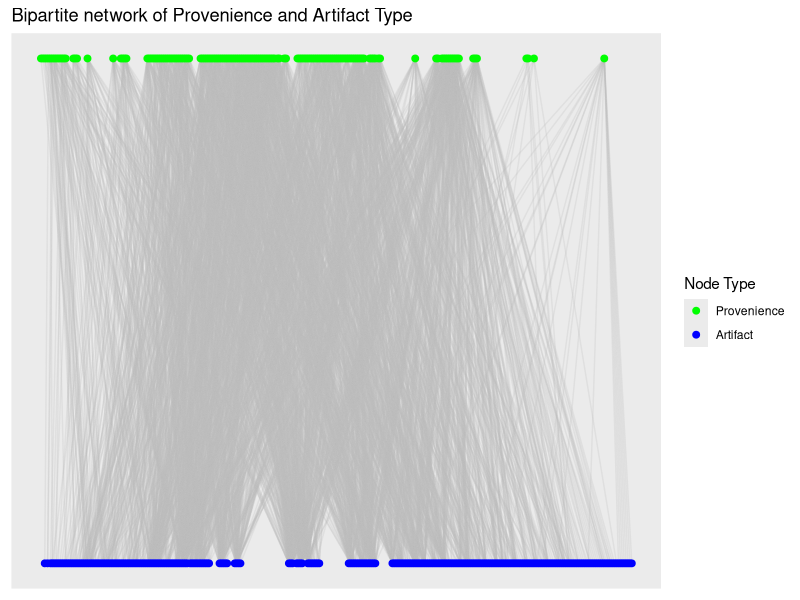
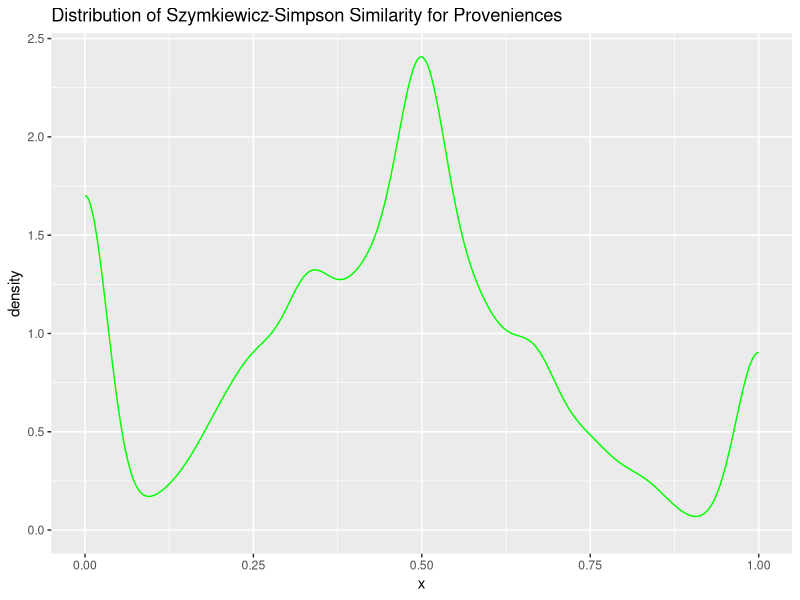
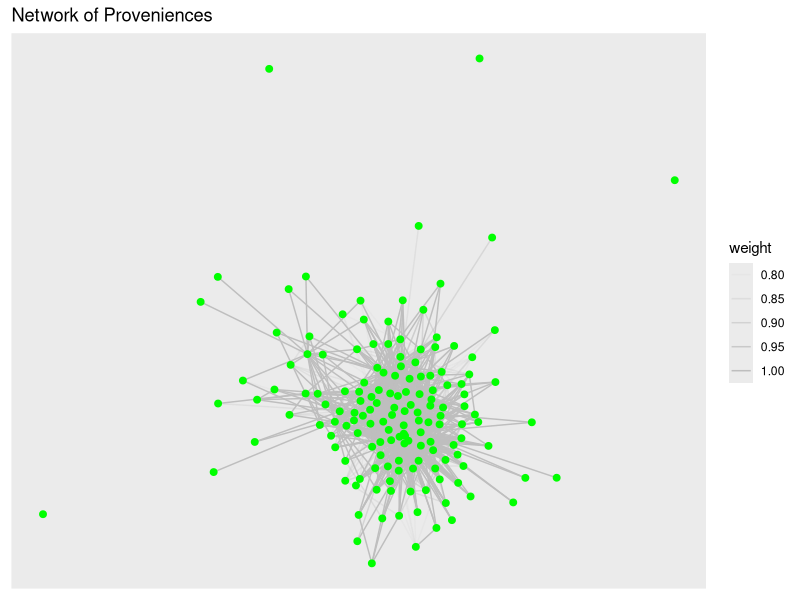
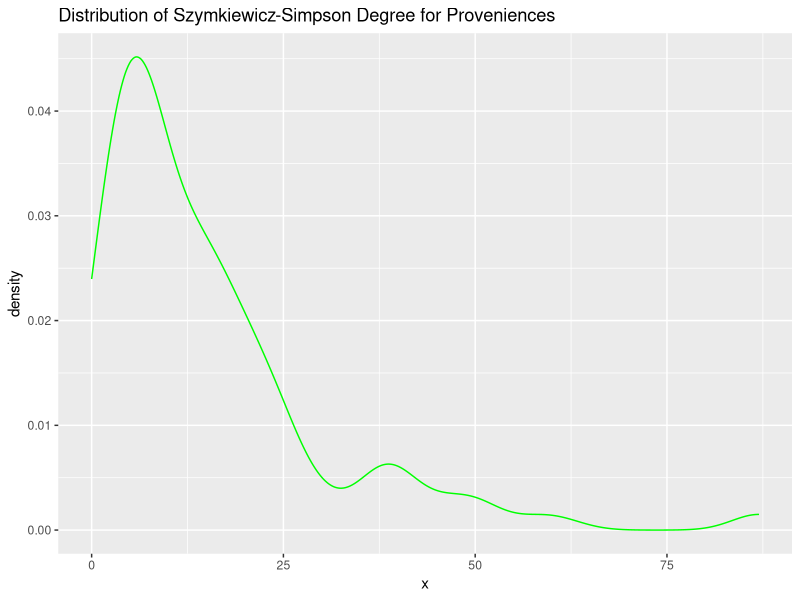
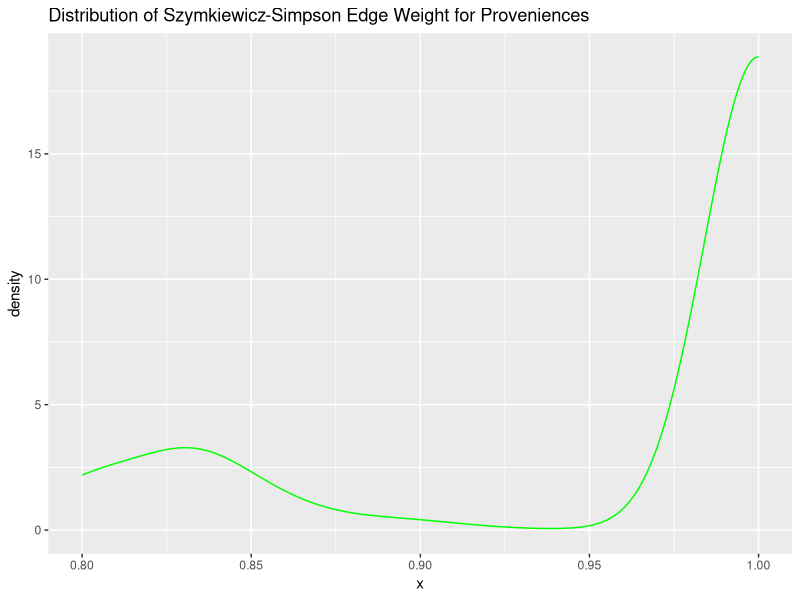
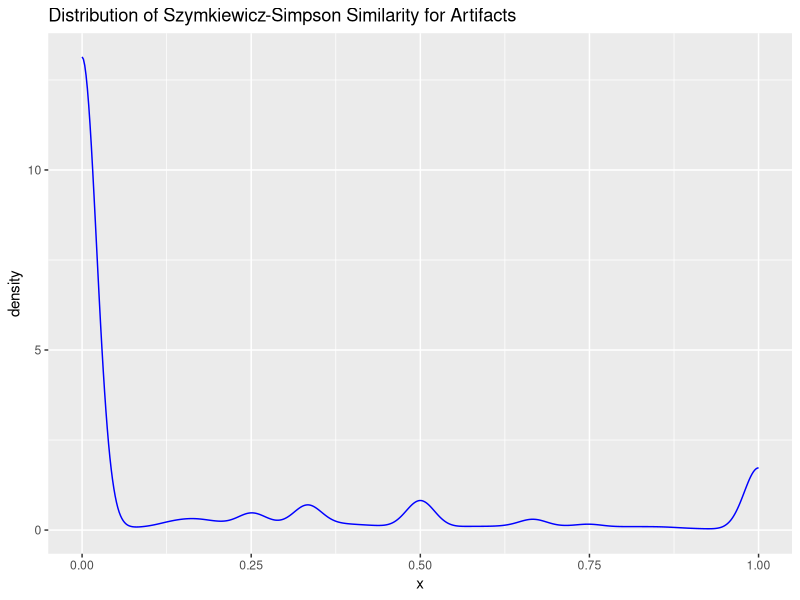
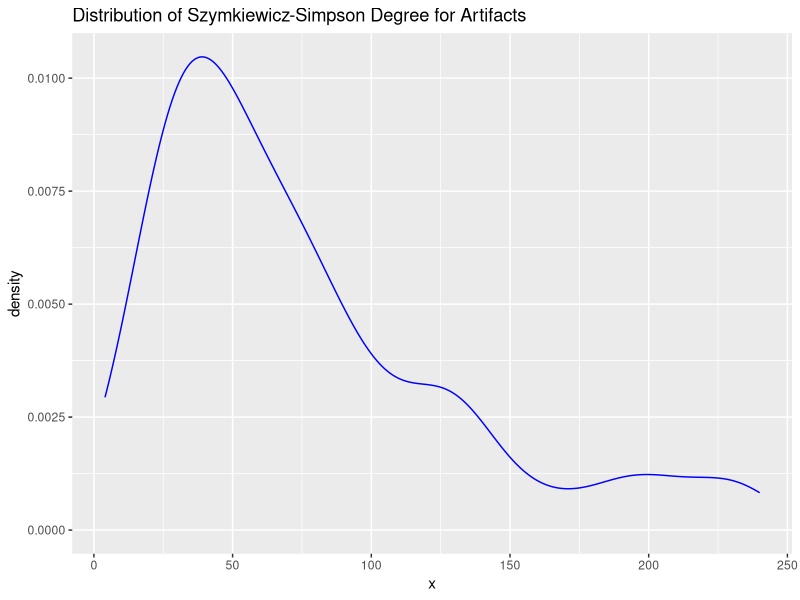
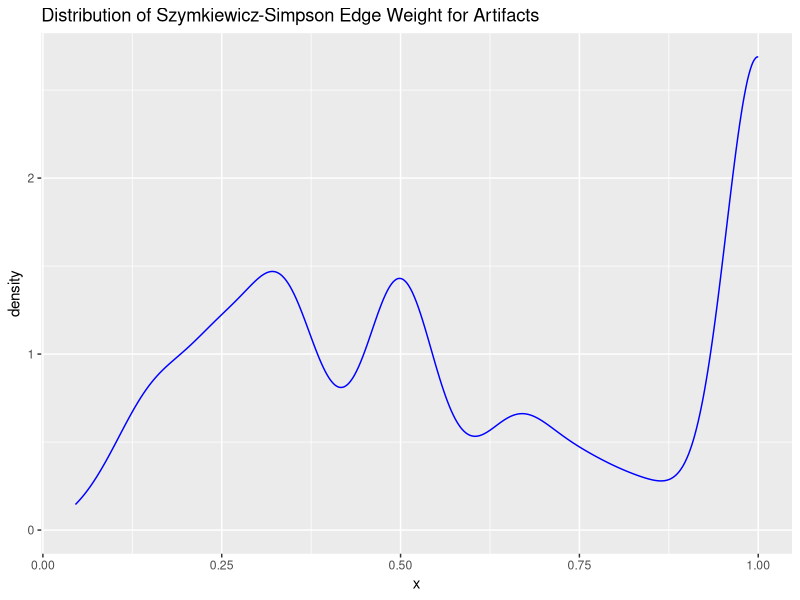

Write R code to recreate these figures, in order.

require(tidyverse)
require(igraph)
require(ggraph)

# Import data from file ---------------------------------------------------

dat <- read_csv("Catalog_SiteA.csv",
                col_select = c(LEVEL_ID, CODE))

# Create un-weighted bipartite graph --------------------------------------

g_assemblages_bpg <-
  graph_from_data_frame(unique.data.frame(select(dat, LEVEL_ID, CODE)),
                        directed = FALSE)

V(g_assemblages_bpg)$type <-
  bipartite_mapping(g_assemblages_bpg)$type

g_assemblages_bpg_layout <-
  g_assemblages_bpg %>% layout_as_bipartite()

g_assemblages_bpg %>%
  ggraph(layout = g_assemblages_bpg_layout) +
  geom_edge_link(color = "gray", alpha = 0.25) +
  geom_node_point(aes(color = type), size = 2) +
  scale_color_manual(
    values = c("green", "blue"),
    name = "Node Type",
    breaks = c(FALSE, TRUE),
    labels = c("Provenience", "Artifact")
  ) +
  ggtitle("Bipartite network of Provenience and Artifact Type")


# Create incidence matrix from bipartite graph -----------------------------

g_assemblages_bpg_inc <- as_incidence_matrix(g_assemblages_bpg)

# Project one-mode graphs with igraph --------------------------------------

g_assemblages_proj <-
  bipartite_projection(g_assemblages_bpg, multiplicity = TRUE)

g_assemblages_proj_prov <- g_assemblages_proj$proj1

g_assemblages_proj_artifact <- g_assemblages_proj$proj2

# g_assemblages_proj_prov %>%
#   ggraph(layout = "fr") +
#   geom_edge_link(color = "gray", aes(alpha = weight)) +
#   geom_node_point(color = "green", size = 2) +
#   ggtitle("Network of Proveniences")
# 
# g_assemblages_proj_artifact %>%
#   ggraph(layout = "fr") +
#   geom_edge_link(color = "gray", aes(alpha = weight)) +
#   geom_node_point(color = "blue", size = 2) +
#   ggtitle("Network of Artifact Types")


# Project one-mode graphs, Szymkiewicz-Simpson -----------------------------

overlap_coef_bin <- function(x) {
  # Calculate the pairwise sums of non-zero matrix elements to find the number
  # of intersecting elements between each input column
  bin_intersect_mat <- t(x) %*% x
  
  # Calculate the input column sums to find the individual size of each set
  col_sum <- apply(x, 2, function(xx)
    sum(xx != 0))
  
  # Find the smaller of each pair of sets by taking the matrix outer minimum
  min_set_size_mat <- outer(col_sum, col_sum, FUN = pmin)
  
  # Szymkiewicz-Simpson overlap coefficient is the pairwise intersection of two
  # sets divided by the size of the smaller set
  res <- bin_intersect_mat / min_set_size_mat
  
  # Set diagonal to identity
  diag(res) <- 1L
  
  # Assign input column names to rows and columns of return matrix
  dimnames(res) <- list(colnames(x), colnames(x))
  
  return(res)
}


## Project provenience -----------------------------------------------------

prov_adj_ssoc <- overlap_coef_bin(t(g_assemblages_bpg_inc))

prov_ssoc_vals <-
  prov_adj_ssoc[lower.tri(prov_adj_ssoc, diag = FALSE)]

ggplot(data = data.frame(x = c(prov_ssoc_vals)), aes(x = x)) +
  geom_density(color = "green") +
  ggtitle("Distribution of Szymkiewicz-Simpson Similarity for Proveniences")

g_assemblages_proj_prov_oc <-
  graph_from_adjacency_matrix(ifelse(prov_adj_ssoc < 0.8, 0, prov_adj_ssoc),
                              mode = "undirected",
                              weighted = TRUE,
                              diag = FALSE)

g_assemblages_proj_prov_oc %>%
  ggraph(layout = "fr") +
  geom_edge_link(color = "gray", aes(alpha = weight)) +
  geom_node_point(color = "green", size = 2) +
  ggtitle("Network of Proveniences")

ggplot(data = data.frame(x = degree(g_assemblages_proj_prov_oc)), aes(x = x)) +
  geom_density(color = "green") +
  ggtitle("Distribution of Szymkiewicz-Simpson Degree for Proveniences")

ggplot(data = data.frame(x = E(g_assemblages_proj_prov_oc)$weight), aes(x = x)) +
  geom_density(color = "green") +
  ggtitle("Distribution of Szymkiewicz-Simpson Edge Weight for Proveniences")


## Project artifact types --------------------------------------------------

artifact_adj_ssoc <- overlap_coef_bin(g_assemblages_bpg_inc)

artifact_ssoc_vals <-
  artifact_adj_ssoc[lower.tri(artifact_adj_ssoc, diag = FALSE)]

ggplot(data = data.frame(x = c(artifact_ssoc_vals)), aes(x = x)) +
  geom_density(color = "blue") +
  ggtitle("Distribution of Szymkiewicz-Simpson Similarity for Artifacts")

g_assemblages_proj_artifact_oc <-
  graph_from_adjacency_matrix(
    artifact_adj_ssoc,
    mode = "undirected",
    weighted = TRUE,
    diag = FALSE
  )

# g_assemblages_proj_artifact_oc %>%
#   ggraph(layout = "kk") +
#   geom_edge_link(color = "gray", aes(alpha = weight)) +
#   geom_node_point(color = "blue", size = 2) +
#   ggtitle("Network of Artifacts")

ggplot(data = data.frame(x = degree(g_assemblages_proj_artifact_oc)), aes(x = x)) +
  geom_density(color = "blue") +
  ggtitle("Distribution of Szymkiewicz-Simpson Degree for Artifacts")

ggplot(data = data.frame(x = E(g_assemblages_proj_artifact_oc)$weight), aes(x = x)) +
  geom_density(color = "blue") +
  ggtitle("Distribution of Szymkiewicz-Simpson Edge Weight for Artifacts")


# Project one-mode graphs, Sorenson-Dice -----------------------------------

soren_dice_sim_bin <- function(x) {
  # Calculate the pairwise sums of non-zero matrix elements to find the number
  # of intersecting elements between each input column
  bin_intersect_mat <- t(x) %*% x
  
  # Calculate the input column sums, to find the individual size of each set
  col_sum <- apply(x, 2, function(xx)
    sum(xx != 0))
  
  # Calculate the matrix outer sums for pairwise sum of set sizes
  set_size_sum_mat <- outer(col_sum, col_sum, FUN = "+")
  
  # Sorenson-Dice index is twice the size of the intersection divided by the
  # sum of the size for each set
  res <- (2 * bin_intersect_mat) / set_size_sum_mat
  
  # Set diagonal to identity
  diag(res) <- 1L
  
  # Assign input column names to rows and columns of return matrix
  dimnames(res) <- list(colnames(x), colnames(x))
  return(res)
  
}

## Project provenience -----------------------------------------------------

prov_adj_sd <- soren_dice_sim_bin(t(g_assemblages_bpg_inc))

prov_sd_vals <-
  prov_adj_sd[lower.tri(prov_adj_sd, diag = FALSE)]

ggplot(data = data.frame(x = prov_sd_vals), aes(x = x)) +
  geom_density(color = "green") +
  ggtitle("Distribution of Sorenson-Dice Similarity for Provenience")

g_assemblages_proj_prov_sd <-
  graph_from_adjacency_matrix(ifelse(prov_adj_sd < 0.439, 0, prov_adj_sd),
                              mode = "undirected",
                              weighted = TRUE,
                              diag = FALSE)

g_assemblages_proj_prov_sd %>%
  ggraph(layout = "kk") +
  geom_edge_link(color = "gray", aes(alpha = weight)) +
  geom_node_point(color = "green", size = 2) +
  ggtitle("Network of Proveniences")

ggplot(data = data.frame(x = degree(g_assemblages_proj_prov_sd)), aes(x = x)) +
  geom_density(color = "green") +
  ggtitle("Distribution of Sorenson-Dice Degree for Proveniences")

ggplot(data = data.frame(x = E(g_assemblages_proj_prov_sd)$weight), aes(x = x)) +
  geom_density(color = "green") +
  ggtitle("Distribution of Sorenson-Dice Edge Weight for Proveniences")


## Project artifact types --------------------------------------------------

artifact_adj_sd <- soren_dice_sim_bin(g_assemblages_bpg_inc)

artifact_sd_vals <-
  artifact_adj_sd[lower.tri(artifact_adj_sd, diag = FALSE)]

ggplot(data = data.frame(x = artifact_sd_vals), aes(x = x)) +
  geom_density(color = "blue") +
  ggtitle("Distribution of Sorenson-Dice Similarity for Artifacts")

g_assemblages_proj_artifact_sd <-
  graph_from_adjacency_matrix(artifact_adj_sd,
                              mode = "undirected",
                              weighted = TRUE,
                              diag = FALSE)

# g_assemblages_artifact_prov_sd %>%
#   ggraph(layout = "kk") +
#   geom_edge_link(color = "gray", aes(alpha = weight)) +
#   geom_node_point(color = "green", size = 2) +
#   ggtitle("Network of Artifacts")

ggplot(data = data.frame(x = degree(g_assemblages_proj_artifact_sd)), aes(x = x)) +
  geom_density(color = "blue") +
  ggtitle("Distribution of Sorenson-Dice Degree for Artifacts")

ggplot(data = data.frame(x = E(g_assemblages_proj_artifact_sd)$weight), aes(x = x)) +
  geom_density(color = "blue") +
  ggtitle("Distribution of Sorenson-Dice Edge Weight for Artifacts")


# Project one-mode graphs, Jaccard ----------------------------------------

jaccard_sim_bin <- function(x) {
  # Calculate the pairwise sums of non-zero matrix elements to find the number
  # of intersecting elements between each input column
  bin_intersect_mat <- t(x) %*% x
  
  # Calculate the input column sums to find the individual size of each set
  x_col_sum <- apply(x, 2, function(xx)
    sum(xx != 0))
  
  # Calculate the matrix outer sums for pairwise sum of set sizes
  set_size_sum_mat <- outer(x_col_sum, x_col_sum, FUN = "+")
  
  # Jaccard index is intersection of set sizes over the size of the union of
  # sets
  res <- bin_intersect_mat / (set_size_sum_mat - bin_intersect_mat)
  
  # Set diagonal to identity
  diag(res) <- 1L
  
  # Assign input column names to rows and columns of return matrix
  dimnames(res) <- list(colnames(x), colnames(x))
  
  return(res)
}

## Project provenience -----------------------------------------------------

prov_adj_jacc <- jaccard_sim_bin(t(g_assemblages_bpg_inc))

prov_jacc_vals <-
  prov_adj_jacc[lower.tri(prov_adj_jacc, diag = FALSE)]

ggplot(data = data.frame(x = prov_jacc_vals), aes(x = x)) +
  geom_density(color = "green") +
  ggtitle("Distribution of Jaccard Similarity for Provenience")

g_assemblages_proj_prov_jacc <-
  graph_from_adjacency_matrix(ifelse(prov_adj_jacc <0.281, 0, prov_adj_jacc),
                              mode = "undirected",
                              weighted = TRUE,
                              diag = FALSE)

g_assemblages_proj_prov_jacc %>%
  ggraph(layout = "kk") +
  geom_edge_link(color = "gray", aes(alpha = weight)) +
  geom_node_point(color = "green", size = 2) +
  ggtitle("Network of Proveniences")

ggplot(data = data.frame(x = degree(g_assemblages_proj_prov_jacc)), aes(x = x)) +
  geom_density(color = "green") +
  ggtitle("Distribution of Jaccard Degree for Proveniences")

ggplot(data = data.frame(x = E(g_assemblages_proj_prov_jacc)$weight), aes(x = x)) +
  geom_density(color = "green") +
  ggtitle("Distribution of Jaccard Edge Weight for Proveniences")


## Project artifact types --------------------------------------------------

artifact_adj_jacc <- jaccard_sim_bin(g_assemblages_bpg_inc)

artifact_jacc_vals <-
  artifact_adj_jacc[lower.tri(artifact_adj_jacc, diag = FALSE)]

ggplot(data = data.frame(x = artifact_jacc_vals), aes(x = x)) +
  geom_density(color = "blue") +
  ggtitle("Distribution of Jaccard Similarity for Artifacts")

g_assemblages_proj_artifact_jacc <-
  graph_from_adjacency_matrix(
    artifact_adj_jacc,
    mode = "undirected",
    weighted = TRUE,
    diag = FALSE
  )

# g_assemblages_proj_prov_jacc %>%
#   ggraph(layout = "kk") +
#   geom_edge_link(color = "gray", aes(alpha = weight)) +
#   geom_node_point(color = "blue", size = 2) +
#   ggtitle("Network of Artifacts")

ggplot(data = data.frame(x = degree(g_assemblages_proj_artifact_jacc)), aes(x = x)) +
  geom_density(color = "blue") +
  ggtitle("Distribution of Jaccard Degree for Artifacts")

ggplot(data = data.frame(x = E(g_assemblages_proj_artifact_jacc)$weight), aes(x = x)) +
  geom_density(color = "blue") +
  ggtitle("Distribution of Jaccard Edge Weight for Artifacts")

# TOM Adjacency -----------------------------------------------------------

tom_adjacency_matrix <- function(adj_mat) {
  l_mat <- adj_mat %*% t(adj_mat)
  
  k_row <- rowSums(adj_mat)
  k_col <- colSums(adj_mat)
  k_min <- outer(k_row, k_col, FUN = pmin)
  
  tom_adj <- (l_mat + adj_mat) / (k_min + 1 - adj_mat)
  
  diag(tom_adj) <- 1
  
  dimnames(tom_adj) <- list(colnames(adj_mat), colnames(adj_mat))
  
  return(tom_adj)
}

## Provenience overlap matrix ----------------------------------------------



## Artifact type overlap matrix --------------------------------------------


# Distribution of sample sizes ---------------------------------------------

require(gridExtra)

grid.arrange(
  ggplot(
    data = data.frame(x = rowSums(g_assemblages_bpg_inc)), 
    aes(x = x)) +
    geom_histogram(color = "gray", fill = "green", bins = 20) +
    ggtitle("Artifact Types per Provenience"),
  
  ggplot(
    data = data.frame(x = colSums(g_assemblages_bpg_inc)), 
    aes(x = x)) +
    geom_histogram(color = "gray", fill = "blue", bins = 20) +
    ggtitle("Occurence per Artifact Type"),
  
  ncol = 2
)



# Comparing similarity measures -------------------------------------------

prov_sims <-
  data.frame(ssoc = prov_ssoc_vals, 
             jacc = prov_jacc_vals, 
             sd = prov_sd_vals)

prov_sims %>% stack() %>%
  # filter(values > 0) %>% # View non-zero entries
  ggplot(aes(x = values)) +
  geom_density(color = "green",
               alpha = 0.4) +
  facet_grid(ind ~ ., scales = "free")

prov_sims %>% stack() %>%
  filter(values > 0) %>%
  ggplot(aes(x = ind, y = values, fill = ind)) +
  geom_violin()

artifact_sims <-
  data.frame(ssoc = artifact_ssoc_vals, 
             jacc = artifact_jacc_vals, 
             sd = artifact_sd_vals)

artifact_sims %>% stack() %>% 
  # filter(values > 0) %>% # View non-zero entries
  ggplot(aes(x = values)) +
  geom_density(color = "blue",
               alpha = 0.4) + 
  facet_grid(ind ~ ., scales = "free")

artifact_sims %>% stack() %>%
  filter(values > 0) %>%
  ggplot(aes(x = ind, y = values, fill = ind)) +
  geom_violin()
